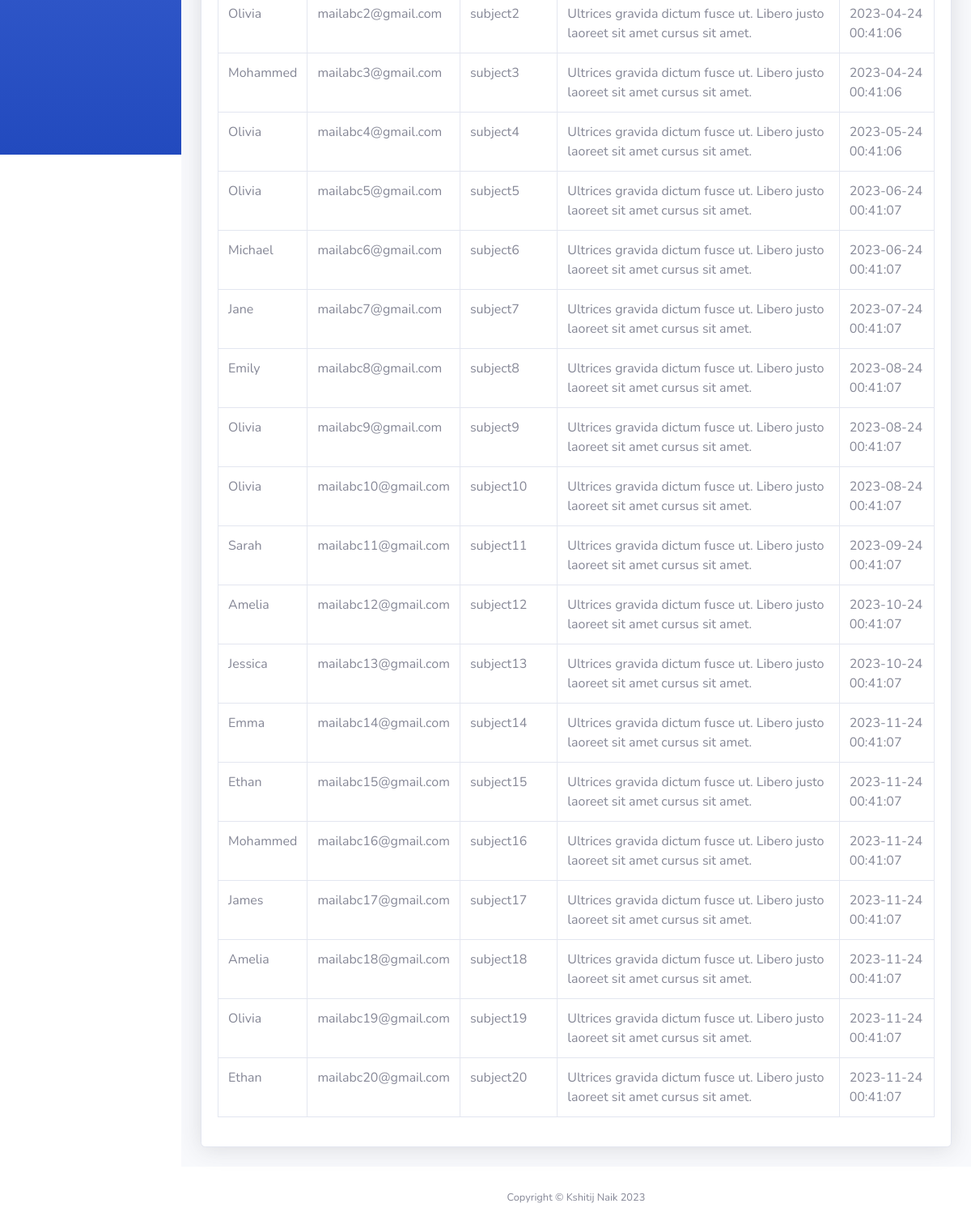
Before: /tables.php (signed in, lower part) with the older database file.
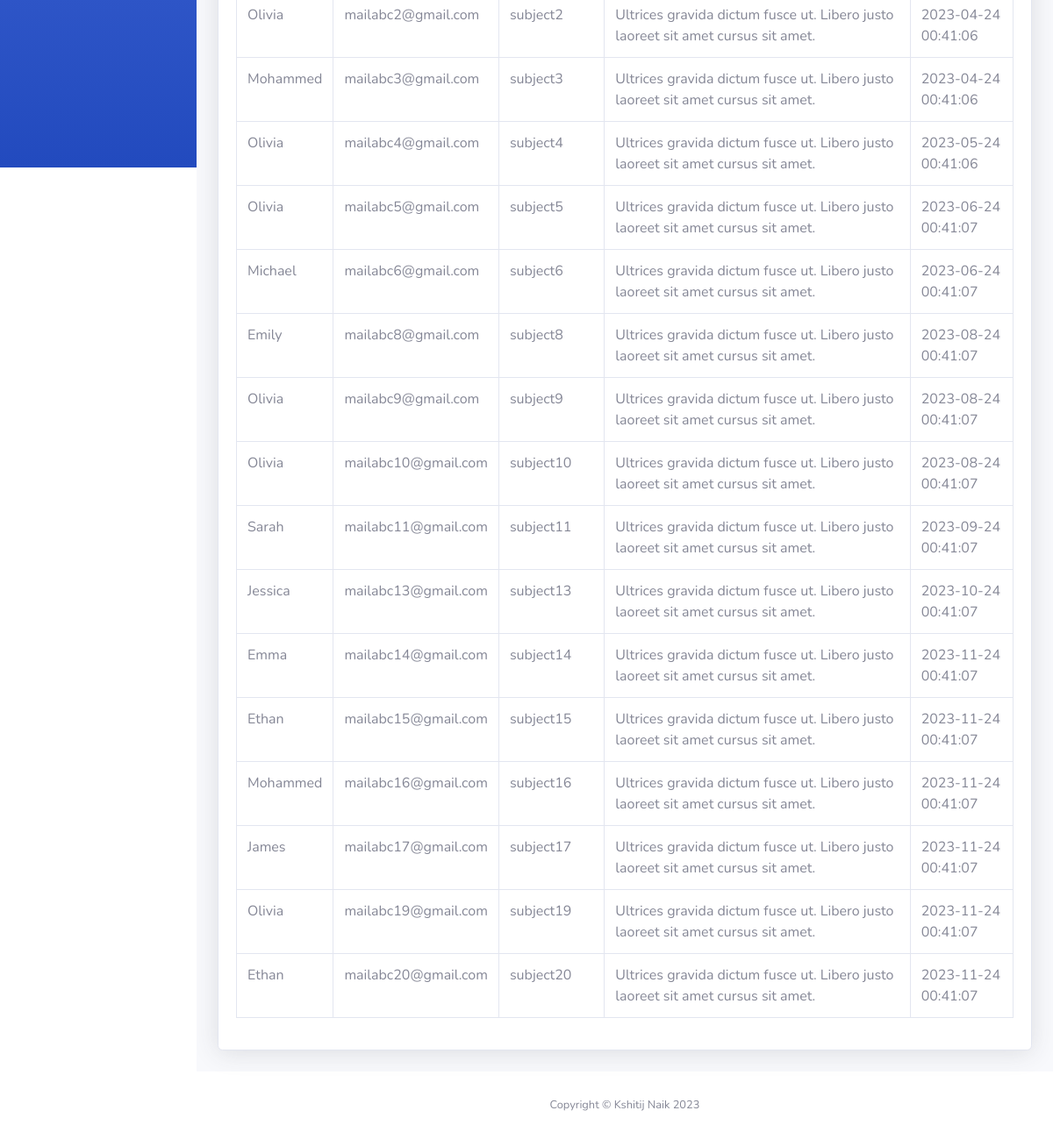
After: the same page with the newer database file.
### tables this page shows
CREATE TABLE `contact` (
  `id` int(11) NOT NULL,
  `name` varchar(100) NOT NULL,
  `email` varchar(100) NOT NULL,
  `subject` varchar(200) NOT NULL,
  `message` text NOT NULL,
  `date_time` timestamp NOT NULL DEFAULT current_timestamp() ON UPDATE current_timestamp(),
  `status` int(2) NOT NULL DEFAULT 1 COMMENT '0: deleted\r\n1:new\r\n2: activated\r\n3: deactivated'
);

### tables.php (the view, shortened to what this page needs)
<?php
require "connect.php";
?>
<!DOCTYPE html>
<html lang="en">
<head>
    <link href="vendor/fontawesome-free/css/all.min.css" rel="stylesheet" type="text/css">
    <link href="css/sb-admin-2.min.css" rel="stylesheet">
    <link href="vendor/datatables/dataTables.bootstrap4.min.css" rel="stylesheet">
</head>
<body id="page-top">
    <div id="wrapper">
         <div id="sidebarDiv"></div>
        <div id="content-wrapper" class="d-flex flex-column">
            <div id="content">
                <div class="container-fluid">
                    <div class="card shadow mb-4">
    <div class="card-body">
        <div class="table-responsive">
            <table class="table table-bordered" id="dataTable" width="100%" cellspacing="0">
                <tbody>
                    <?php
                    $sql = "SELECT * FROM contact WHERE status = 1";
                    $statement = $conn->query($sql);
                    $publishers = $statement->fetchAll(PDO::FETCH_ASSOC);
                    if ($publishers) {
                        foreach ($publishers as $row) {
                            echo "<tr>";
                            echo "<td>" . $row['name'] . "</td>";
                            echo "<td>" . $row['email'] . "</td>";
                            echo "<td>" . $row['subject'] . "</td>";
                            echo "<td>" . $row['message'] . "</td>";
                            echo "<td>" . $row['date_time'] . "</td>";
                            echo "</tr>";
                        }
                    }
                    ?>
                </tbody>
            </table>
        </div>
    </div>
</div>
                </div>
            </div>
            <div id="footerDiv"></div>
        </div>
    </div>
</body>
</html>

Changed rows visible on the page:
no longer on this page (row edited): contact: name "Jane", email "mailabc7@gmail.com", subject "subject7", message "Ultrices gravida dictum fusce ut. Libero justo laoreet sit amet cursus sit amet.", date_time "2023-07-24 00:41:07"
no longer on this page (row edited): contact: name "Amelia", email "mailabc12@gmail.com", subject "subject12", message "Ultrices gravida dictum fusce ut. Libero justo laoreet sit amet cursus sit amet.", date_time "2023-10-24 00:41:07"
no longer on this page (row edited): contact: name "Amelia", email "mailabc18@gmail.com", subject "subject18", message "Ultrices gravida dictum fusce ut. Libero justo laoreet sit amet cursus sit amet.", date_time "2023-11-24 00:41:07"
